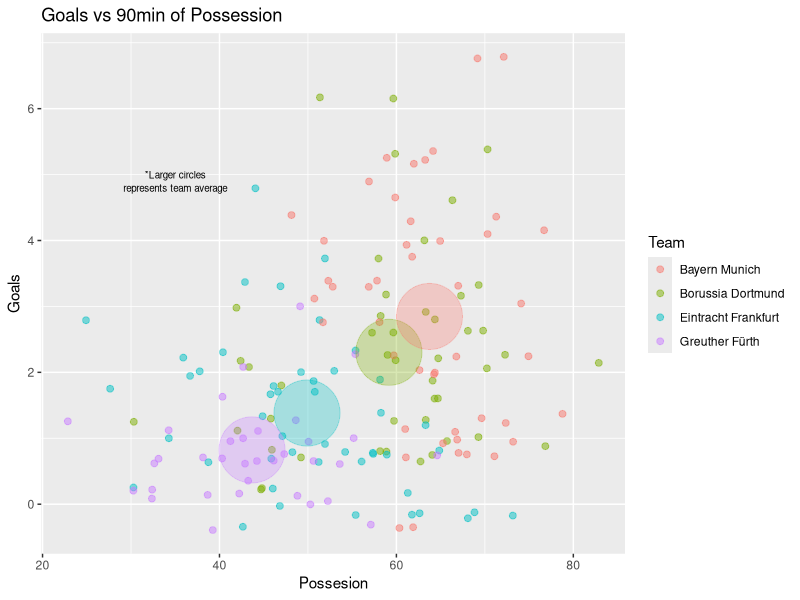

R code for this plot:
install.packages("ggplot2")
install.packages("dplyr")
install.packages("magrittr")
library(ggplot2)
library(magrittr)
library(dplyr)

bundesliga <- read.csv("bundesliga21.csv")

#Removes extra column which indexes the individual teams and not the data frame as a whole
bundesliga = subset(bundesliga, select = -c(X))

#Removes games which listed the result of games that ended in penalties and not goals 
bundesliga <- bundesliga[-c(94, 142, 98),]

#Changes the column 'Goals in Favor or 'GF' to a numeric value from a character value 
bundesliga$GF <- as.numeric(bundesliga$GF)

#Creating a table for each individual team
bvb <- bundesliga %>% select(Poss, GF, Team) %>%
 filter(Team == 'Borussia Dortmund')

frank <- bundesliga %>% select(Poss, GF, Team) %>% 
 filter(Team == 'Eintracht Frankfurt')

bayern <- bundesliga %>% select(Poss, GF, Team) %>%
 filter(Team == 'Bayern Munich')

greuther <- bundesliga %>% select(Poss, GF, Team) %>%
 filter(Team == 'Greuther Fürth')

#Creating the averages for each team
avgbayernPoss <- sum(bayern$Poss) / 46
avgbayerngol <- sum(bayern$GF) / 46

avgbvbPoss <- sum(bvb$Poss) / 46
avgbvbgol <- sum(bvb$GF) / 46

avgfrankPoss <- sum(frank$Poss) / 47
avgfrankgol <- sum(frank$GF) / 47

avggreutherPoss <- sum(greuther$Poss) / 34
avggreuthergol <- sum(greuther$GF) / 34

avggol <- c(avgfrankgol, avgbvbgol, avgbayerngol, avggreuthergol)
avgPoss <- c(avgfrankPoss, avgbvbPoss, avgbayernPoss, avggreutherPoss)
Team <- c('Eintracht Frankfurt', 'Borussia Dortmund', 'Bayern Munich', 'Greuther Fürth')

#Creating the data-frame for the averages of each team 
avgbundes <- data.frame(Team, avgPoss, avggol)

ggplot(mapping = aes(x = Possesion, y = Goals)) +
 geom_point(bundesliga, mapping = aes(Poss, GF, colour = Team), 
            alpha = .5, stat = 'identity', size = 2, position = 'jitter') +
 geom_point(avgbundes, mapping = aes(avgPoss, avggol, colour = Team),
            alpha = .3, stat ='identity', size = 22, show.legend = FALSE) +
 ggtitle("Goals vs 90min of Possession") +
 annotate("text", x = 35, y = 5, 
          label = "*Larger circles", size = 2.5) +
 annotate("text", x = 35, y = 4.8, 
          label = "represents team average", size = 2.5)
